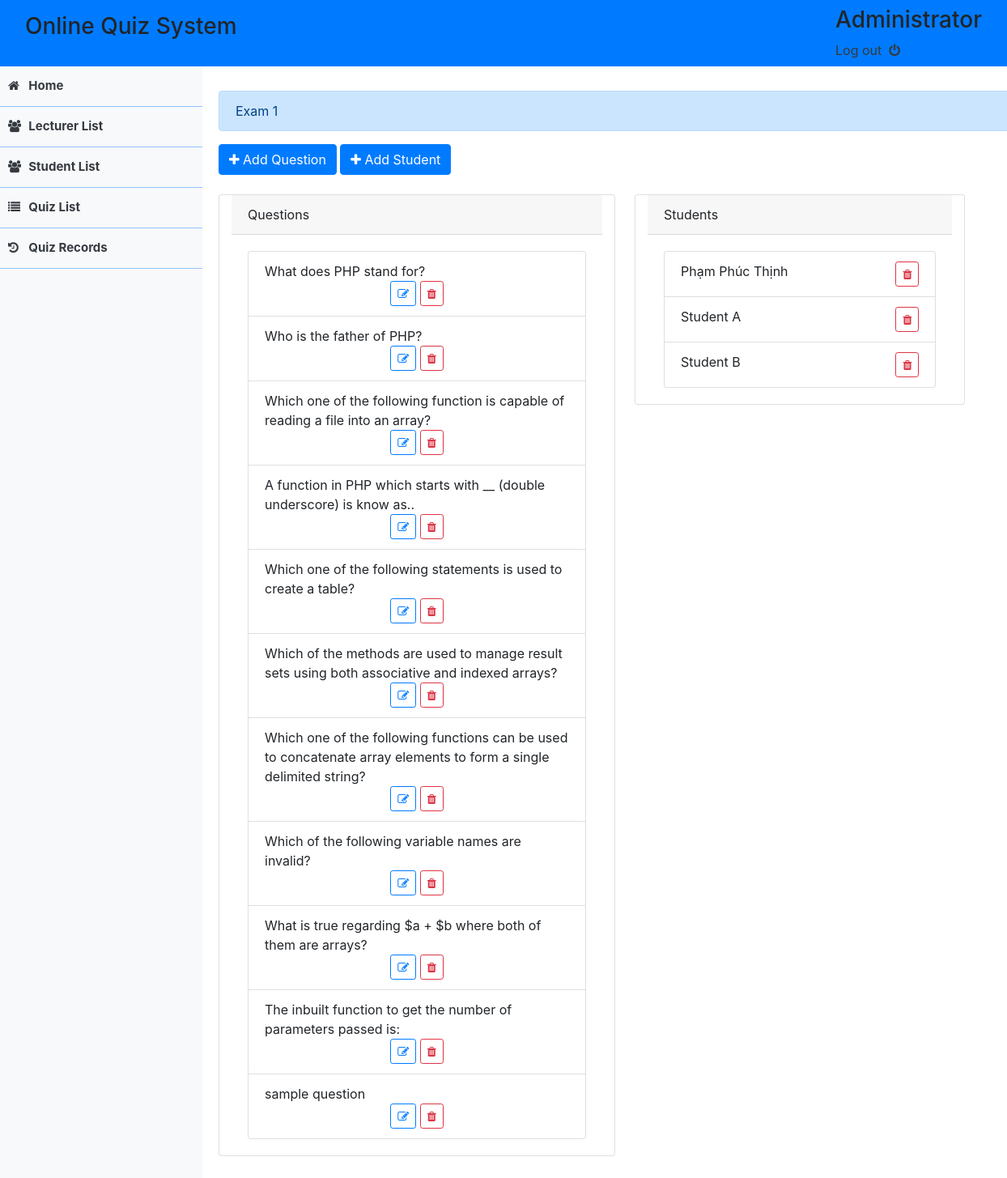
Page /quiz_view.php?id=2 (signed in) on the committed database.
### tables this page shows
CREATE TABLE `quiz_list` (
  `id` int(30) NOT NULL,
  `title` varchar(200) NOT NULL,
  `qpoints` int(11) NOT NULL DEFAULT 1,
  `quiz_time` tinyint(2) NOT NULL,
  `user_id` int(20) NOT NULL,
  `date_updated` datetime NOT NULL DEFAULT current_timestamp() ON UPDATE current_timestamp()
);

CREATE TABLE `questions` (
  `id` int(30) NOT NULL,
  `question` text NOT NULL,
  `qid` int(30) NOT NULL,
  `order_by` int(11) NOT NULL,
  `date_updated` datetime NOT NULL DEFAULT current_timestamp() ON UPDATE current_timestamp()
);

CREATE TABLE `quiz_student_list` (
  `id` int(30) NOT NULL,
  `quiz_id` int(30) NOT NULL,
  `user_id` int(30) NOT NULL,
  `date_updated` datetime NOT NULL DEFAULT current_timestamp() ON UPDATE current_timestamp()
);

CREATE TABLE `users` (
  `id` int(30) NOT NULL,
  `name` varchar(150) NOT NULL,
  `user_type` tinyint(1) NOT NULL DEFAULT 1 COMMENT '1 = admin, 2= faculty , 3 = student',
  `username` varchar(25) NOT NULL,
  `password` varchar(25) NOT NULL,
  `status` tinyint(1) NOT NULL DEFAULT 1 COMMENT '0 = incative , 1 = active',
  `date_updated` datetime NOT NULL DEFAULT current_timestamp() ON UPDATE current_timestamp(),
  `college` varchar(100) NOT NULL
);

### auth.php (called while the page is built, shortened)
<?php
    if(!(isset($_SESSION['login_id']))){
        header("location:login.php");
    }
    else{
        $name = $_SESSION['login_name'];
    }
?>

### quiz_view.php (the view, shortened to what this page needs)
<!DOCTYPE html>
<html lang="en">
	<head>
		<?php include('header.php') ?>
		<?php include('auth.php') ?>
		<?php include('db_connect.php') ?>
		<?php
			$qry = $conn->query("SELECT * FROM quiz_list where id = ".$_GET['id'])->fetch_array();
		?>
	</head>
	<body>
		<?php include('nav_bar.php') ?>
		<div class="container-fluid admin">
			<div class="col-md-12 alert alert-primary"><?php echo $qry['title'] ?></div>
			<button class="btn btn-primary bt-sm" id="new_question"><i class="fa fa-plus"></i>	Add Question</button>
			<button class="btn btn-primary bt-sm" id="new_student"><i class="fa fa-plus"></i>	Add Student</button>
			<br>
			<br>
			<div class="card col-md-6 mr-4" style="float:left">
				<div class="card-header">
					Questions
				</div>
				<div class="card-body">
					<ul class="list-group">
						<?php
							$qry = $conn->query("SELECT * FROM questions where qid = ".$_GET['id']." order by order_by asc");
							while($row=$qry->fetch_array()){
						?>
							<li class="list-group-item"><?php echo $row['question'] ?><br>
								<center>
									<button class="btn btn-sm btn-outline-primary edit_question" data-id="<?php echo $row['id']?>" type="button"><i class="fa fa-edit"></i></button>
									<button class="btn btn-sm btn-outline-danger remove_question" data-id="<?php echo $row['id']?>" type="button"><i class="fa fa-trash"></i></button>
								</center>
							</li>
						<?php
							}
						?>
					</ul>
				</div>
			</div>
			<div class="card col-md-5" style="float:left">
				<div class="card-header">
					Students
				</div>
				<div class="card-body">
					<ul class="list-group">
						<?php
							$qry = $conn->query("SELECT u.*,q.id as qid FROM users u left join quiz_student_list q on u.id = q.user_id where q.quiz_id = ".$_GET['id']." order by u.name asc");
							while($row=$qry->fetch_array()){
						?>
						<li class="list-group-item"><?php echo ucwords($row['name']) ?>
								<button class="btn btn-sm btn-outline-danger remove_student pull-right" data-id="<?php echo $row['id']?>" data-qid='<?php echo $row['qid'] ?>' type="button"><i class="fa fa-trash"></i></button>
						</li>
						<?php
							}
						?>
					</ul>
				</div>
			</div>
	</body>
</html>

### header.php (shortened to what this page needs)
<link rel = "stylesheet" type = "text/css" href = "assets/css/bootstrap.min.css" />
<link rel = "stylesheet" type = "text/css" href = "https://stackpath.bootstrapcdn.com/font-awesome/4.7.0/css/font-awesome.min.css" />
<link href="https://cdn.datatables.net/1.10.20/css/dataTables.bootstrap4.min.css" rel="stylesheet" />
<link href="https://cdn.jsdelivr.net/npm/select2@4.1.0-beta.1/dist/css/select2.min.css" rel="stylesheet" />
<link rel = "stylesheet" type = "text/css" href = "assets/css/style.css" />

### nav_bar.php (shortened to what this page needs)
<nav class = "navbar navbar-header navbar-light bg-primary">
	<div class = "container-fluid">
		<div class = "navbar-header">
			<p class = "navbar-text pull-right text-white"><h3>Online Quiz System</h3></p>
		</div>
		<div class = "nav navbar-nav navbar-right">
		<h3><?php echo $name ?></h3>
		<a href="logout.php" class="text-dark"> Log out &nbsp;<i class="fa fa-power-off"></i></a>
		</div>
	</div>
</nav>
<div id="sidebar" class="bg-light">
	<div id="sidebar-field">
		<a href="home.php" class="sidebar-item text-dark">
			<div class="sidebar-icon"><i class="fa fa-home"> </i></div>  Home
		</a>
	</div>
	<?php if($_SESSION['login_user_type'] != 3): ?>
	<?php if($_SESSION['login_user_type'] == 1): ?>
	<div id="sidebar-field">
		<a href="faculty.php" class="sidebar-item text-dark">
			<div class="sidebar-icon"><i class="fa fa-users"> </i></div>  Lecturer List
		</a>
	</div>
	<?php endif; ?>
	<div id="sidebar-field">
		<a href="student.php" class="sidebar-item text-dark">
			<div class="sidebar-icon"><i class="fa fa-users"> </i></div>  Student List
		</a>
	</div>
	<div id="sidebar-field">
		<a href="quiz.php" class="sidebar-item text-dark">
			<div class="sidebar-icon"><i class="fa fa-list"> </i></div>  Quiz List
		</a>
	</div>
	<div id="sidebar-field">
		<a href="history.php" class="sidebar-item text-dark">
			<div class="sidebar-icon"><i class="fa fa-history"> </i></div>  Quiz Records
		</a>
	</div>
	<?php endif; ?>
</div>

### assets/css/style.css (style rules this page uses)
div#sidebar { width: 250px; height: 95.3%; position: absolute; }
#sidebar .sidebar-item { position: relative; height: 50px; padding: 10px; display: inline-flex; font-size: 15px; align-items: center; border-bottom: 1px solid #007bff6b; width: 100%; color: black; font-weight: 700 }
#sidebar .sidebar-item .sidebar-icon { width:11%; padding: auto; }
.admin { margin-top: 10px; margin-left:250px; padding: 20px; width:82% !important; }
.pull-right { float: right; }

### rows in the picture
quiz_list: title "Exam 1"
questions: question "What does PHP stand for?"
questions: question "Who is the father of PHP?"
questions: question "Which one of the following function is capable of reading a file into an array?"
questions: question "A function in PHP which starts with __ (double underscore) is know as.."
questions: question "Which one of the following statements is used to create a table?"
questions: question "Which of the methods are used to manage result sets using both associative and indexed arrays?"
questions: question "Which one of the following functions can be used to concatenate array elements to form a single delimited string?"
questions: question "Which of the following variable names are invalid?"
questions: question "What is true regarding $a + $b where both of them are arrays?"
questions: question "The inbuilt function to get the number of parameters passed is:"
questions: question "sample question"
quiz_student_list: user.name "Phạm Phúc Thịnh"
quiz_student_list: user.name "Student A"
quiz_student_list: user.name "Student B"

### other values in the picture
$name "Administrator"
